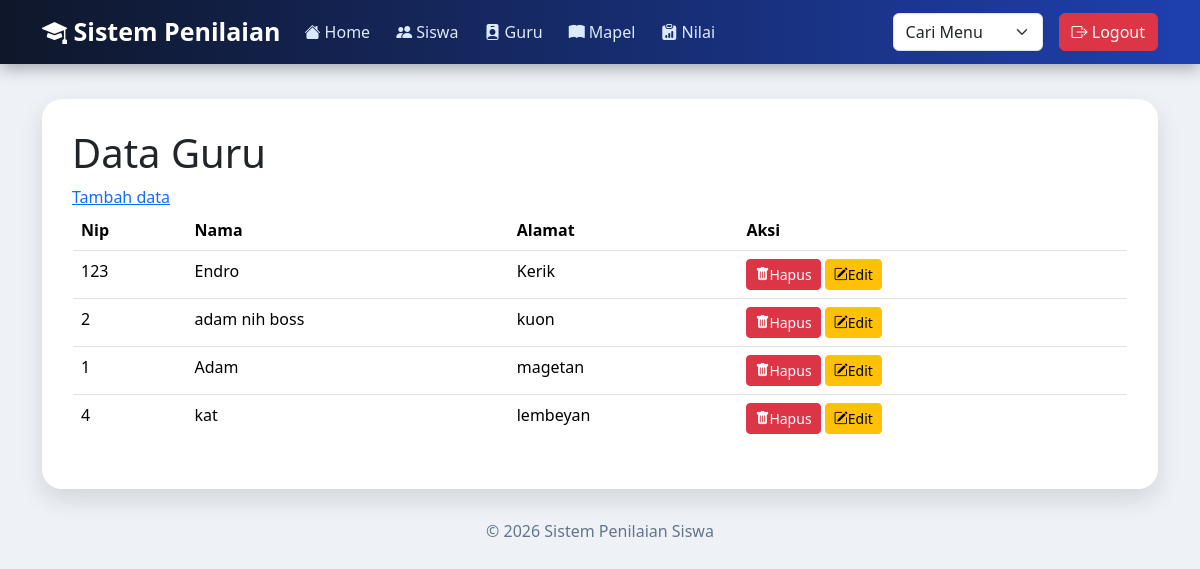
/index.php?page=guru/index (signed in), run on the app's committed database.
### tables this page shows
CREATE TABLE `guru` (
  `nip` varchar(12) NOT NULL,
  `nama` varchar(50) NOT NULL,
  `alamat` varchar(50) NOT NULL
);

### guru/index.php (the view, shortened to what this page needs)
<?php
include "koneksi.php";
?>
<h1>Data Guru</h1>
<a href="?page=guru/tambah"> Tambah data</a>
<table class="table" border="1">
<tr>
    <th>Nip</th>
    <th>Nama</th>
    <th>Alamat</th>
    <th>Aksi</th>
</tr>
<?php
$query=mysqli_query($koneksi,"select * from guru");
while ($data=mysqli_fetch_array($query)){
    ?>
    <tr>
        <td><?php echo $data['nip'] ?></td>
        <td><?php echo $data['nama'] ?></td>
        <td><?php echo $data['alamat'] ?></td>
        <td>
            <a href="guru/hapus.php?nip=<?php echo $data['nip']?>" class="btn btn-danger btn-sm" onclick="return confirm('Hapus Data?')">
                 <i class="bi bi-trash-fill"></i>Hapus</a>
            <a href="guru/edit.php?nip=<?php echo $data['nip']?>"  class="btn btn-warning btn-sm">
                <i class="bi bi-pencil-square"></i>Edit</a>
        </td>
    </tr>
    <?php
}
?>
</table>

### index.php (style rules this page uses)
body { background:#eef2f7; font-family:'Segoe UI', sans-serif; }
.table { border-radius:15px; overflow:hidden; }

### data on the page
guru: nip "123", nama "Endro", alamat "Kerik"
guru: nip "2", nama "adam nih boss", alamat "kuon"
guru: nip "1", nama "Adam", alamat "magetan"
guru: nip "4", nama "kat", alamat "lembeyan"
